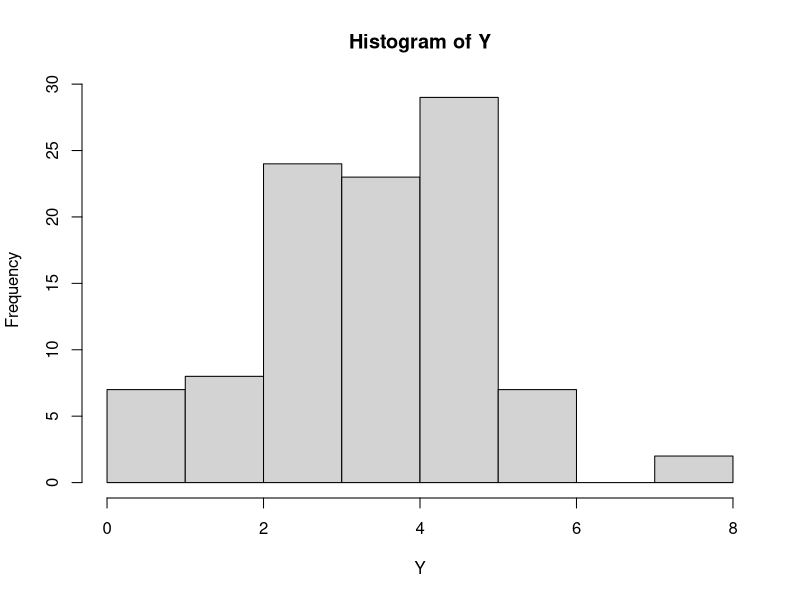
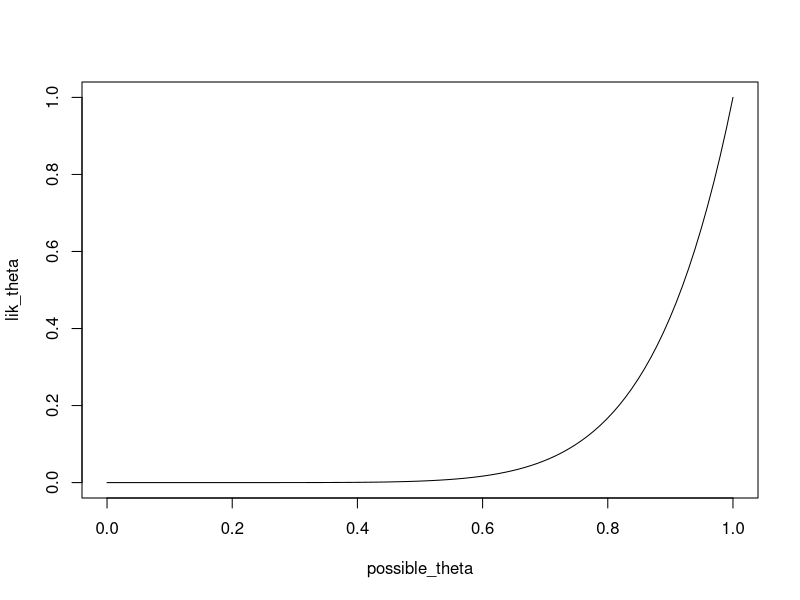
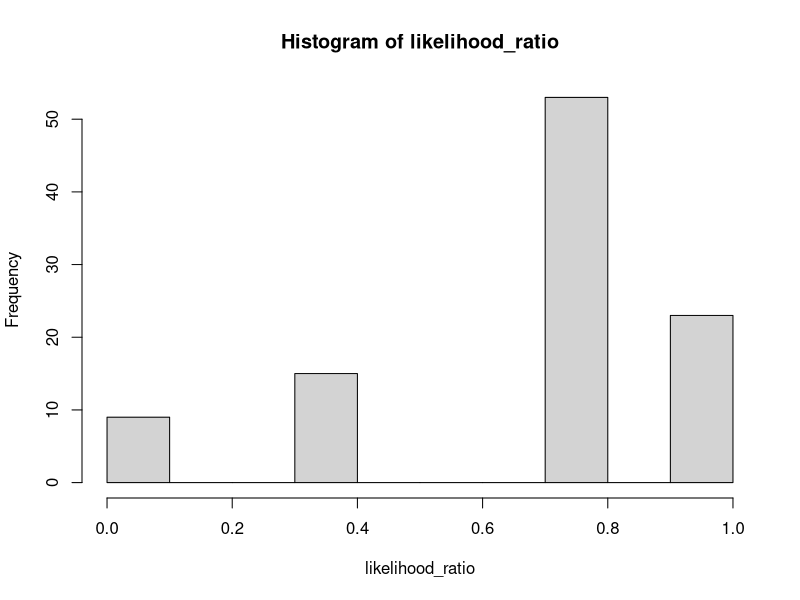

Recreate these plots in R, in order.
?distributions
set.seed(4638)
Y <- rbinom(n=100, size=8, prob=0.5)
hist(Y, breaks=8)

#seq is used to obtain a sequence of possible values
possible_theta <- seq(0,1,length=100) 
lik_theta <- dbinom(8,size=8,possible_theta)
plot(x=possible_theta,y=lik_theta,type="l")

# The maximum likelihood estimate  
# is very simple to compute. Moreover, computations with R are vectorized. 
# For instance, if Y is a vector, then Y/8 divides each element of Y by 8. 
# And if Y and X are vectors of the same length, then Y/X divides each 
# element of Y by the corresponding element of X.
# So, to compute the maximum likelihood estimate of  
# for each of the simulated replications of the experiment, we can simply run:

theta_est <- Y/8
theta_est

likelihood_R <- dbinom(Y, size=8, prob=.5)
likelihood_R

likelihood_G <- dbinom(Y, size=8, prob = theta_est)
likelihood_ratio <- likelihood_R/likelihood_G
hist(likelihood_ratio)

binom.test(x=8, n = 8, p = 0.5)
binom.test(x=8, n = 8, p = 0.5, alternative = "greater")
